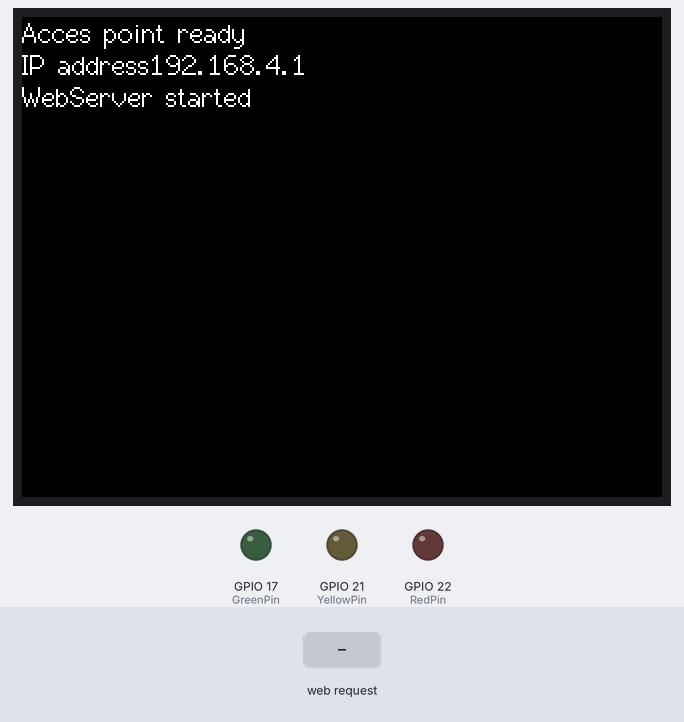
Recording of a sketch running on a simulated ESP32. Shown: 320×240 colour display, output pins drawn as LEDs (lit = HIGH). The inputs (shaded band) are chosen by the test bench. What the sketch prints to the serial monitor is not drawn.

Above: at 1.4 s.
1.5 s: HTTP request GET /displayMessage?msg=red received
At 2.4 s:
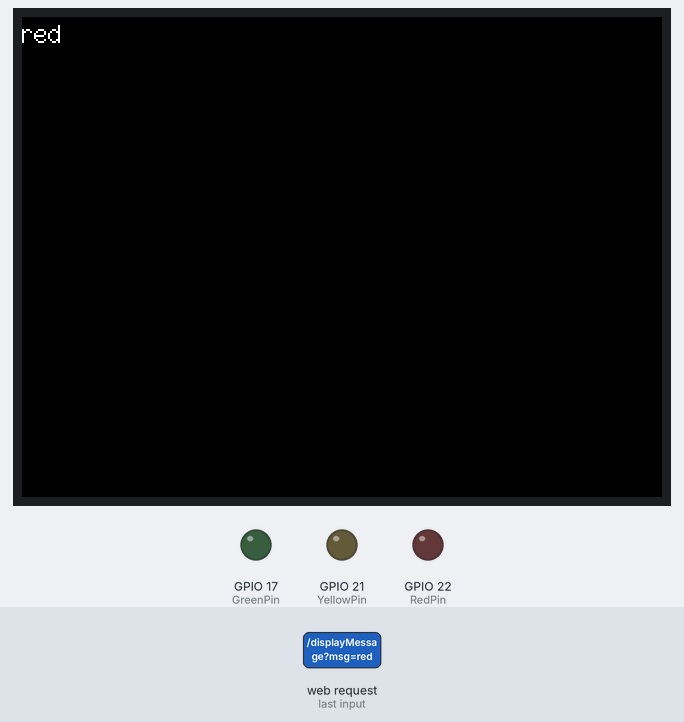
3.0 s: HTTP request GET /displayMessage?msg=yellow received
At 3.6 s:
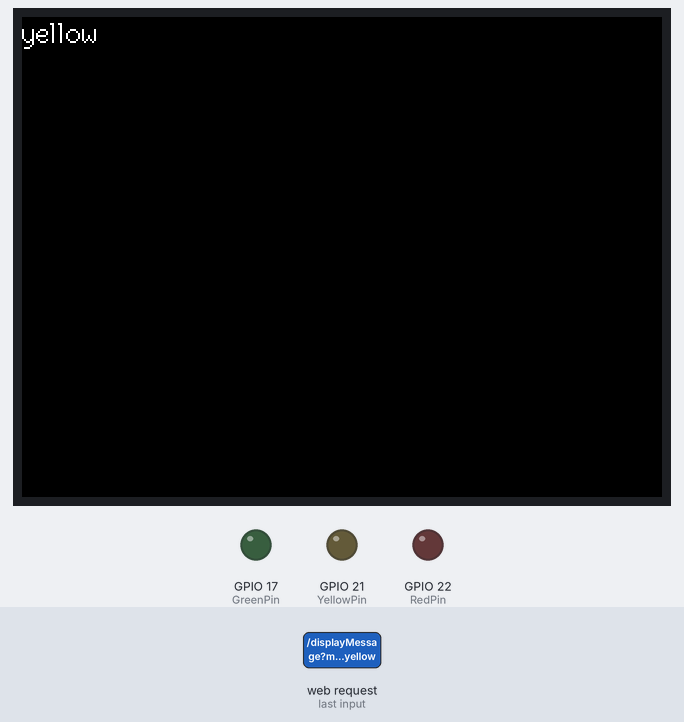
4.5 s: HTTP request GET /displayMessage?msg=green received
At 5.7 s:
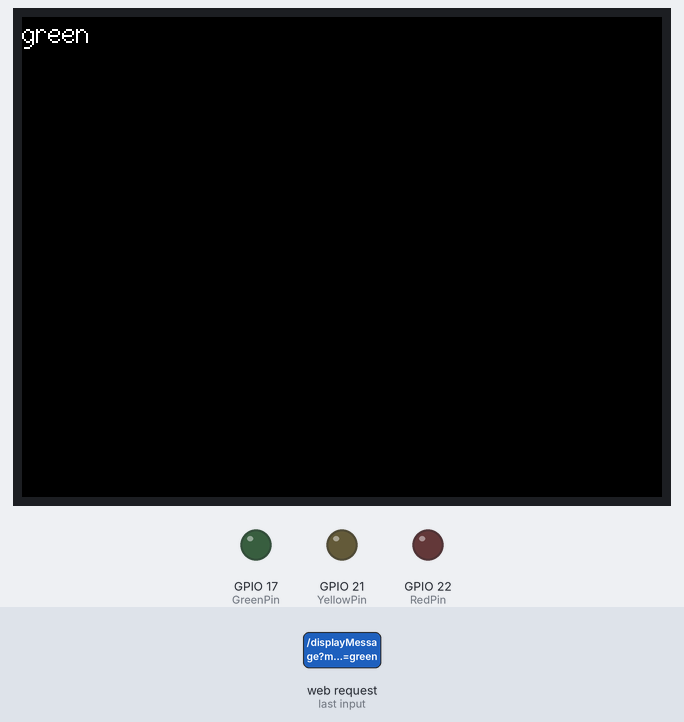
6.0 s: HTTP request GET /displayMessage?msg=1 received
At 7.1 s:
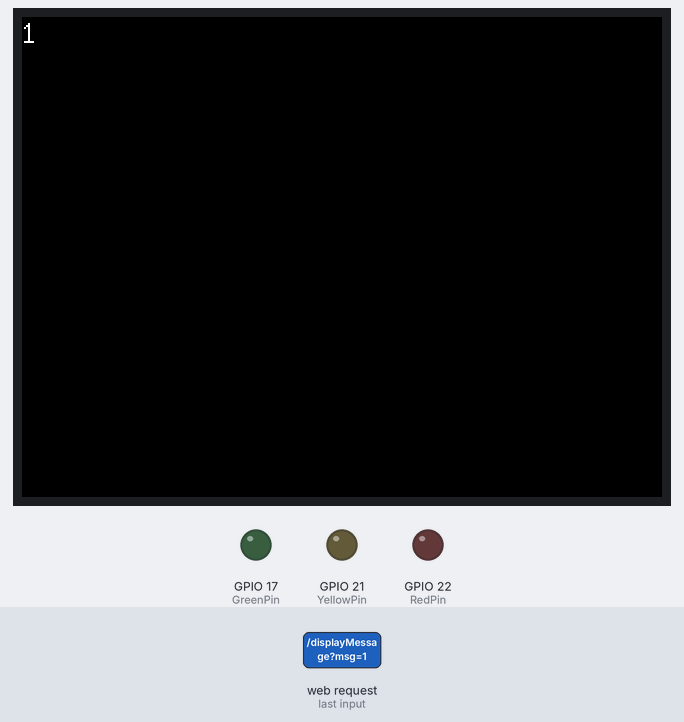
7.5 s: HTTP request GET /ledon?clr=red received
At 7.8 s:
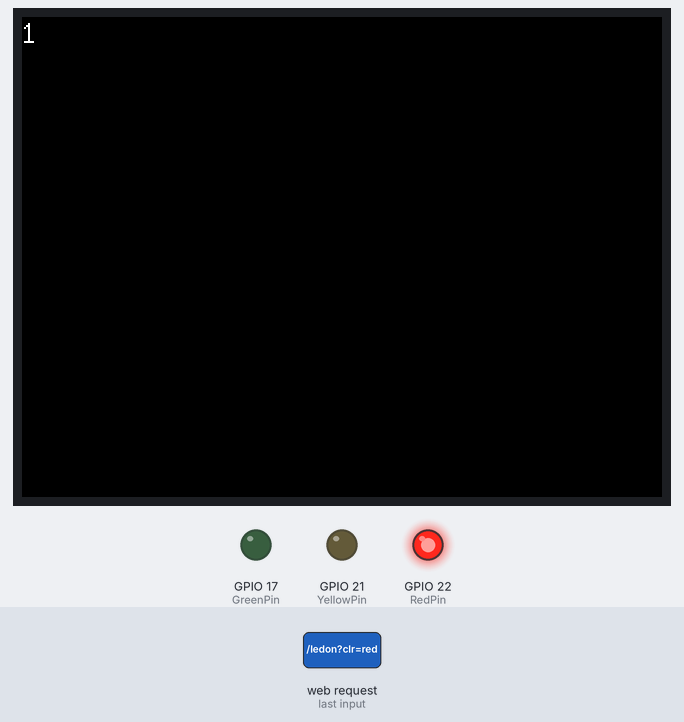
9.0 s: HTTP request GET /ledon?clr=yellow received
At 10.1 s:
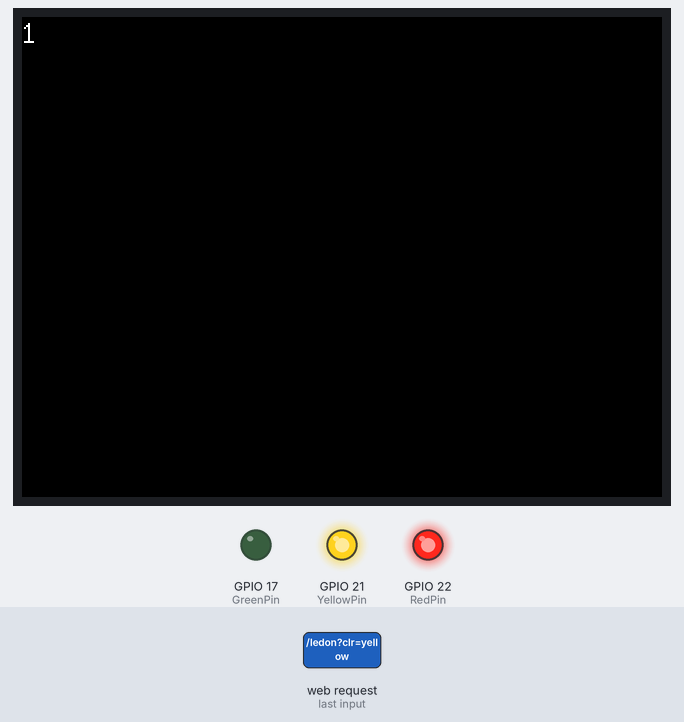
Timing chart, 0 to 11.5 s (numbered marks = the images above; inputs shaded):
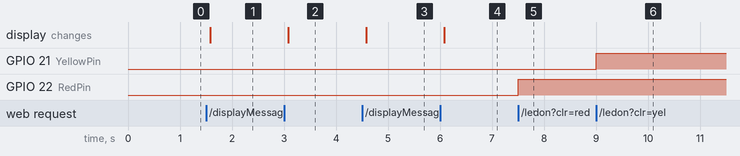

The sketch:

server.ino
```cpp
#include <WiFi.h>       // Library for Wifi
#include <WebServer.h>  // Library for WebServer
#include <TFT_eSPI.h>   // Library to display on ESP32
#include <SPI.h>

const int RedPin = 22; // variable to hold pin for red LED
const int YellowPin = 21; // variable to hold pin for yellow LED
const int GreenPin = 17; // variable to hold pin for green LED

bool yellowOn = false;
bool redOn = false;
bool greenOn = false;

TFT_eSPI tft = TFT_eSPI();  // Object for display on ESP32

// SSID of Wifi access point
const char* ssid = "ESP32";
// Password of Wifi access point
const char* password = "StrongPassword123";

// WebServer object
WebServer server(80);

// Endpoint - base root endpoint
void ConnectionEstablished() {
  // Return 200 response with successfull connection string
  server.send(200, "text/plain", "Connection established");
}

// Endpoint - display message
void DisplayMessage() {
  // Check if the payload contains the message
  if (server.hasArg("msg")) {
    String message = server.arg("msg");
    DisplayText(message);
    // Return 200 response with printed message
    server.send(200, "text/plain", "Printed the message: " + message);
  } else {
    // Return 400 reposnse with error message
    server.send(400, "text/plain", "Error: no message passed");
  }
}

//endpoint - Switch on the LEDs
void SwitchLedOn() {
  // Check if the payload contains the color
  if (server.hasArg("clr")) {
    String color = server.arg("clr");
    if (color == "red") {
      if(!redOn) {
      //Switch on red LED
      digitalWrite(RedPin, HIGH);
      //Return 200 response
      server.send(200, "text/plain", "Red LED switched on");
      redOn = true;
      }
      else {
        server.send(400, "text/plain", "Red LED is already switched on");
      }
    } else if (color == "yellow") {
      if (!yellowOn) {
      //Switch on yellow LED
      digitalWrite(YellowPin, HIGH);
      //Return 200 response
      server.send(200, "text/plain", "Yellow LED switched on");
      yellowOn = true;
      }
      else {
        server.send(400, "text/plain", "Yellow LED is already switched on");
      }
    } else if (color == "green") {
      if (!greenOn){
      //Switch on green LED
      digitalWrite(GreenPin, HIGH);
      //Return 200 response
      server.send(200, "text/plain", "Green LED switched on");
      greenOn = true;
      }
      else {
        server.send(400, "text/plain", "Green LED is already switched on");
      }
    }
    else {
      server.send(400, "text/plain", "Error: LED with that color doesn't exist");
    }
  }
  else {
    //Return 400 response with error message
    server.send(400, "text/plain", "Error: no color argument provided");
  }
}

//endpoint - Switch off the LEDs
void SwitchLedOff() {

  //Check if the payload contains the color
  if (server.hasArg("clr")) {
    String color = server.arg("clr");
    if (color == "red") {
      if(redOn){
      //Switch off red LED
      digitalWrite(RedPin, LOW);
      //Return 200 response
      server.send(200, "text/plain", "Red LED switched off");
      redOn = false;
      }
      else{
        server.send(400, "text/plain", "Red LED is already switched off");
      }
    } else if (color == "yellow") {
      if (yellowOn){
      //Switch off yellow LED
      digitalWrite(YellowPin, LOW);
      //Return 200 response
      server.send(200, "text/plain", "Yellow LED switched off");
      yellowOn = false;
      }
      else{
        server.send(400, "text/plain", "Yellow LED is already switched off");
      }
    } else if (color == "green") {
      if (greenOn){
      //Switch off green LED
      digitalWrite(GreenPin, LOW);
      //Return 200 response
      server.send(200, "text/plain", "Green LED switched off");
      greenOn = false;
      }
      else {
        server.send(400, "text/plain", "Green LED is already switched off");
      }
    } else {
      //Return 400 response with error message
      server.send(400, "text/plain", "Error: LED with that color doesn't exist");
    }
  }
  else {
    server.send(400, "text/plain", "Error: no color argument provided");
  }
}

void setup() {
  // Enable serial monitor for debugging purposes
  Serial.begin(9600);

  pinMode(RedPin, OUTPUT);
  pinMode(YellowPin, OUTPUT);
  pinMode(GreenPin, OUTPUT);

  // Initialise the display
  tft.init();
  // Set the rotation to horizontal
  tft.setRotation(1);
  // Set the background color to black
  tft.fillScreen(TFT_BLACK);
  // Set the cursor at top left of the corner with font size 2
  tft.setCursor(0, 0, 2);
  // Set the text color to white
  tft.setTextColor(TFT_WHITE);
  // Set the Wifi mode to access point
  WiFi.mode(WIFI_AP);
  // Pass in the ssid and password for the Wifi module
  WiFi.softAP(ssid, password);

  Serial.println("Access point ready");
  tft.println("Acces point ready");
  // Get the IP address
  IPAddress IP = WiFi.softAPIP();
  Serial.print("IP address: ");
  Serial.println(IP);
  tft.print("IP address");
  tft.println(IP);

  // Start the WebServer
  server.begin();
  // Setup endpoint - base root endpoint
  server.on("/", ConnectionEstablished);
  // Setup endpoint - display message endpoint
  server.on("/displayMessage", DisplayMessage);
  //Setup endpoint - switch on LEDs
  server.on("/ledon", SwitchLedOn);
  //Setup endpoint - switch off LEDs
  server.on("/ledoff", SwitchLedOff);

  Serial.println("WebServer started");
  tft.println("WebServer started");
}

void loop() {
  // Run the server
  server.handleClient();
}

void DisplayText(String msg) {
  // Set the background color to black
  tft.fillScreen(TFT_BLACK);
  // Set the cursor at top left of the corner with font size 2
  tft.setCursor(0, 0, 2);
  tft.println(msg);
}
```

Measured:
- after the input at 1.5 s, the display: changes after 0.08 s (image 1)
- after the input at 3.0 s, the display: changes after 0.08 s (image 2)
- after the input at 4.5 s, the display: changes after 0.08 s (image 3)
- after the input at 6.0 s, the display: changes after 0.08 s (image 4)
- after the input at 7.5 s, GPIO 22 (RedPin): LOW → HIGH at once
- after the input at 9.0 s, GPIO 21 (YellowPin): LOW → HIGH at once
